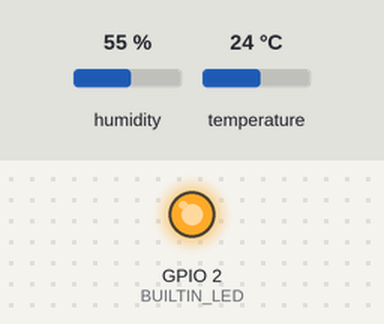
Bench run of a sketch on a simulated ESP32. On the bench: output pins drawn as LEDs (lit = HIGH). The inputs (shaded band) are chosen by the test bench; at power-on: humidity 55 %, temperature 24 °C. WiFi joins after 1.5 s; servers stay silent unless stated; random numbers use the default seed unless the sketch sets one; no MQTT or app messages arrive unless stated; what the sketch prints to the serial monitor is not drawn.

Above: at 0.6 s.
At 1.6 s:
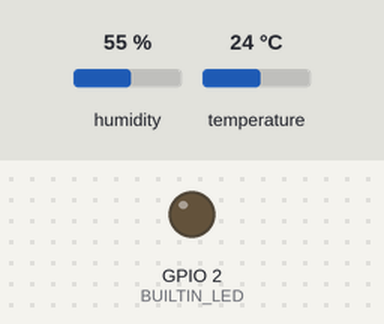
Timing chart, 0 to 3.1 s (numbered marks = the images above):
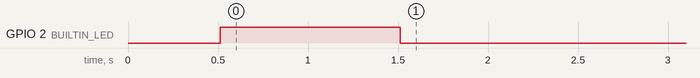

The sketch:

dht11_mqtt.ino
```cpp
#include <WiFi.h>
#include <PubSubClient.h>
#include "DHT.h"
#define DHTPIN 15
#define DHTTYPE DHT11
float h,t;
String hum,temp;

// Update these with values suitable for your network.

const char* ssid = "realme3";
const char* password = "anshu123";
const char* mqtt_server = "192.168.43.28";

DHT dht(DHTPIN, DHTTYPE);

WiFiClient espClient;
PubSubClient client(espClient);

int BUILTIN_LED=2;

const char* tempTopic="dht11/temp";
const char* humTopic="dht11/hum";

void setup_wifi() {

  delay(10);
  // We start by connecting to a WiFi network
  Serial.println();
  Serial.print("Connecting to ");
  Serial.println(ssid);

  WiFi.mode(WIFI_STA);
  WiFi.begin(ssid, password);

  while (WiFi.status() != WL_CONNECTED) {
    delay(500);
    Serial.print(".");
    digitalWrite(BUILTIN_LED, HIGH);
  }
  digitalWrite(BUILTIN_LED, LOW);

  randomSeed(micros());

  Serial.println("");
  Serial.println("WiFi connected");
  Serial.println("IP address: ");
  Serial.println(WiFi.localIP());
}

void reconnect() {
  // Loop until we're reconnected
  while (!client.connected()) {
    Serial.print("Attempting MQTT connection...");

    // Create a random client ID
    String clientId = "ESP8266Client-";
    clientId += String(random(0xffff), HEX);
    // Attempt to connect
    if (client.connect(clientId.c_str())) {
      Serial.println("connected");
    } else {
      Serial.print("failed, rc=");
      Serial.print(client.state());
      Serial.println(" try again in 5 seconds");
      // Wait 5 seconds before retrying
      delay(5000);
    }
  }
}

void setup() {
  dht.begin();
  pinMode(BUILTIN_LED, OUTPUT);     // Initialize the BUILTIN_LED pin as an output
  Serial.begin(115200);
  setup_wifi();
  client.setServer(mqtt_server, 1883);
}

void loop() {
  delay(2000);
   h = dht.readHumidity();
  // Read temperature as Celsius (the default)
   t = dht.readTemperature();


  if (isnan(h) || isnan(t) ) {
    Serial.println(F("Failed to read from DHT sensor!"));
    return;
  }
  hum =(String)h;
  temp=(String)t;
  // Once connected, publish an announcement...
  client.publish(tempTopic, temp.c_str());
  client.publish(humTopic, hum.c_str());
  Serial.println();
  Serial.print(F("Humidity: "));
  Serial.print(h);

  Serial.print(F("%  Temperature: "));
  Serial.print(t);
  Serial.print(F("°C "));

  if (!client.connected()) {
    reconnect();
  }
  client.loop();

}
```
